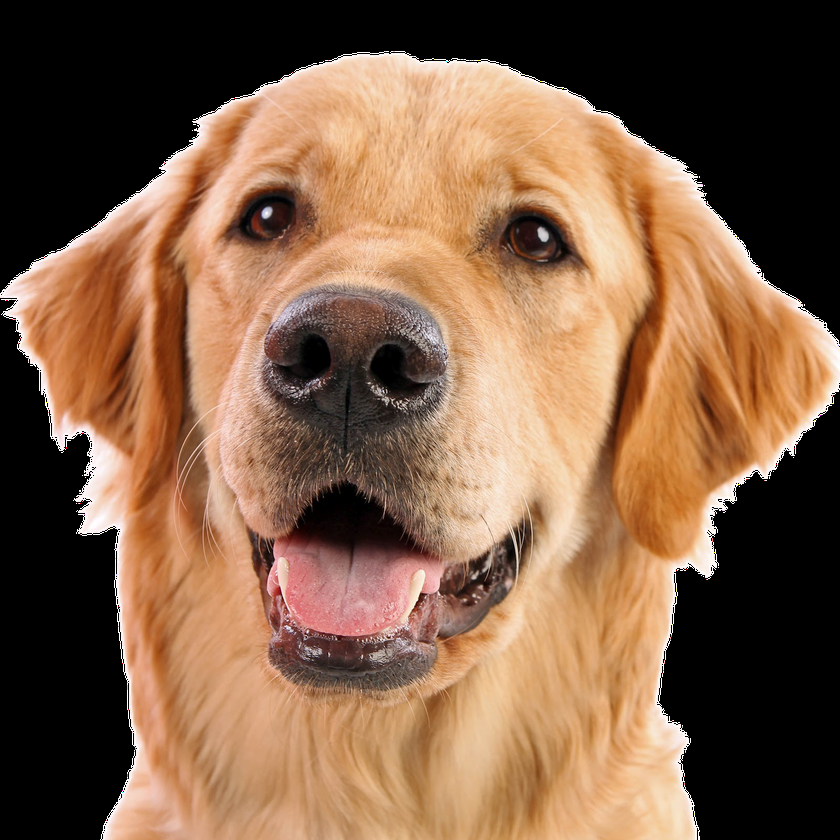
#> input picture py-svm/dataset/train/Dog/dog.png, 840 x 840 px, shrunk from 1600 x 1600 before the run; its folder holds only this picture in this run
$ python pkl.py
#> lines starting #> are read from the running program, lines starting #| are printed output that depends on the picture
import numpy as np
import cv2
from sklearn.preprocessing import StandardScaler
from sklearn.svm import SVC
import pickle
import os

# Function to extract features from images
def extract_features(image):
    gray_image = cv2.cvtColor(image, cv2.COLOR_BGR2GRAY)
    hist, _ = np.histogram(gray_image, bins=256, range=(0, 256))
    return hist

# Function to load dataset
def load_dataset(data_dir):
#> called with data_dir = 'dataset/train'
    X = []
    y = []
    for artist_dir in os.listdir(data_dir):
        if os.path.isdir(os.path.join(data_dir, artist_dir)):
            for filename in os.listdir(os.path.join(data_dir, artist_dir)):
                if filename.endswith('.jpg') or filename.endswith('.png'):
                    image_path = os.path.join(data_dir, artist_dir, filename)
                    try:
                        image = cv2.imread(image_path)
#> image is the input picture: shape (840, 840, 3); mean B, G, R 71.7, 96.2, 129.3
                        feature_vector = extract_features(image)
#> in extract_features, `gray_image = cv2.cvtColor(image, cv2.COLOR_BGR2GRAY)`:
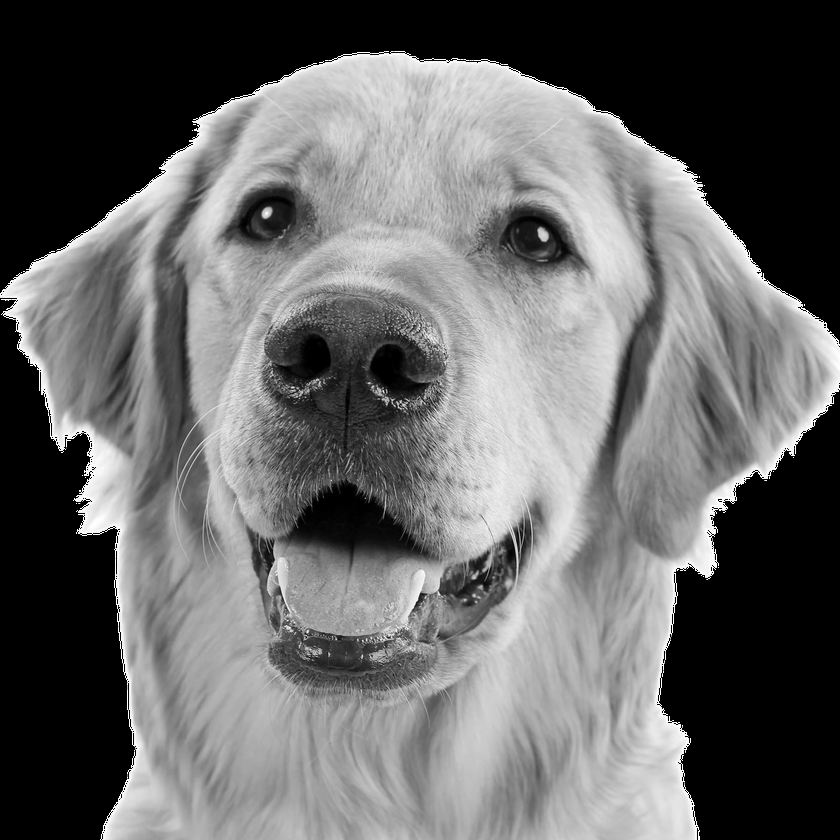
#> gray_image: shape (840, 840); min 0, max 255, mean 103.3
#> in extract_features, `hist, _ = np.histogram(gray_image, bins=256, range=(0, 256))`: hist = 256 values, max 234613 at index 0, min 138 at index 253, mean 2756.2
#> feature_vector has the same summary as hist in extract_features
                        X.append(feature_vector)
                        y.append(artist_dir)
                    except Exception as e:
                        print(f"Error processing image {image_path}: {e}")
    return np.array(X), np.array(y)

# Load dataset
train_data_dir = 'dataset/train'
test_data_dir = 'dataset/test'
X, y = load_dataset(train_data_dir)

# Feature scaling
scaler = StandardScaler()
X_scaled = scaler.fit_transform(X)

# Initialize and train SVM classifier
svm_classifier = SVC(kernel='linear', class_weight='balanced')
#> (the run stopped early here; a loop or call above may not have finished)
